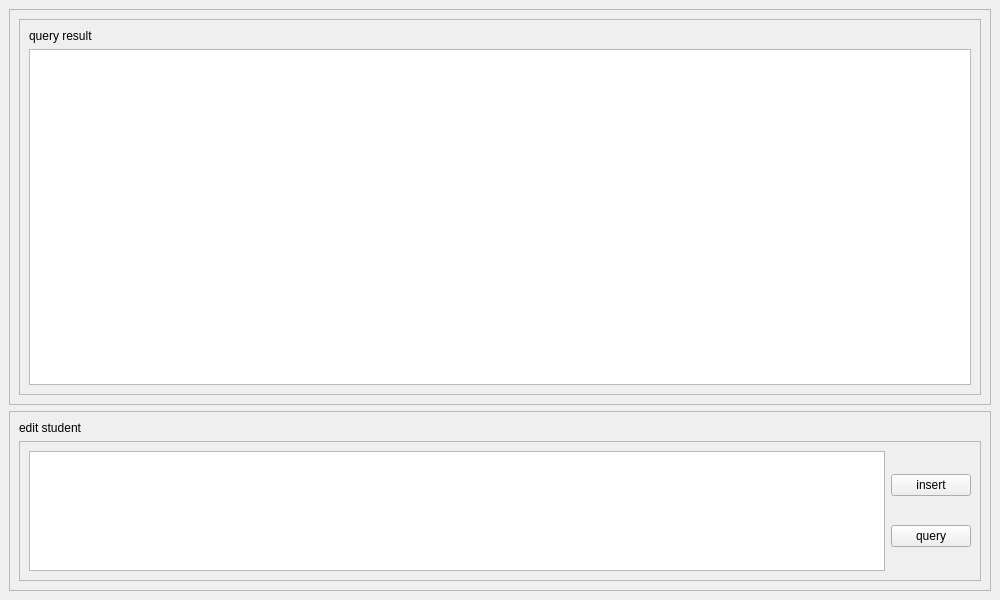
<?xml version="1.0" encoding="UTF-8"?>
<ui version="4.0">
 <class>MainWindow</class>
 <widget class="QMainWindow" name="MainWindow">
  <property name="geometry">
   <rect>
    <x>0</x>
    <y>0</y>
    <width>1000</width>
    <height>600</height>
   </rect>
  </property>
  <property name="sizePolicy">
   <sizepolicy hsizetype="Expanding" vsizetype="Preferred">
    <horstretch>0</horstretch>
    <verstretch>0</verstretch>
   </sizepolicy>
  </property>
  <property name="windowTitle">
   <string>MainWindow</string>
  </property>
  <widget class="QWidget" name="centralwidget">
   <property name="sizePolicy">
    <sizepolicy hsizetype="Expanding" vsizetype="Preferred">
     <horstretch>0</horstretch>
     <verstretch>0</verstretch>
    </sizepolicy>
   </property>
   <layout class="QVBoxLayout" name="verticalLayout">
    <item>
     <widget class="QFrame" name="frame">
      <property name="frameShape">
       <enum>QFrame::StyledPanel</enum>
      </property>
      <property name="frameShadow">
       <enum>QFrame::Raised</enum>
      </property>
      <layout class="QVBoxLayout" name="verticalLayout_2">
       <item>
        <widget class="QScrollArea" name="scrollArea">
         <property name="widgetResizable">
          <bool>true</bool>
         </property>
         <widget class="QWidget" name="scrollAreaWidgetContents">
          <property name="geometry">
           <rect>
            <x>0</x>
            <y>0</y>
            <width>960</width>
            <height>296</height>
           </rect>
          </property>
          <layout class="QVBoxLayout" name="verticalLayout_3">
           <item>
            <widget class="QLabel" name="label">
             <property name="text">
              <string>query result</string>
             </property>
            </widget>
           </item>
           <item>
            <widget class="QTableView" name="query_result_table">
             <property name="sizePolicy">
              <sizepolicy hsizetype="Expanding" vsizetype="Expanding">
               <horstretch>0</horstretch>
               <verstretch>0</verstretch>
              </sizepolicy>
             </property>
            </widget>
           </item>
          </layout>
         </widget>
        </widget>
       </item>
      </layout>
     </widget>
    </item>
    <item>
     <widget class="QFrame" name="frame_2">
      <property name="frameShape">
       <enum>QFrame::StyledPanel</enum>
      </property>
      <property name="frameShadow">
       <enum>QFrame::Raised</enum>
      </property>
      <layout class="QVBoxLayout" name="verticalLayout_4">
       <item>
        <widget class="QLabel" name="label_2">
         <property name="text">
          <string>edit student</string>
         </property>
        </widget>
       </item>
       <item>
        <widget class="QFrame" name="frame_3">
         <property name="frameShape">
          <enum>QFrame::StyledPanel</enum>
         </property>
         <property name="frameShadow">
          <enum>QFrame::Raised</enum>
         </property>
         <layout class="QHBoxLayout" name="horizontalLayout_2">
          <item>
           <widget class="QTableView" name="edit_table">
            <property name="sizePolicy">
             <sizepolicy hsizetype="Expanding" vsizetype="Minimum">
              <horstretch>0</horstretch>
              <verstretch>0</verstretch>
             </sizepolicy>
            </property>
            <property name="minimumSize">
             <size>
              <width>0</width>
              <height>120</height>
             </size>
            </property>
           </widget>
          </item>
          <item>
           <layout class="QVBoxLayout" name="verticalLayout_5">
            <item>
             <widget class="QPushButton" name="insert_btn">
              <property name="text">
               <string>insert</string>
              </property>
             </widget>
            </item>
            <item>
             <widget class="QPushButton" name="query_btn">
              <property name="text">
               <string>query</string>
              </property>
             </widget>
            </item>
           </layout>
          </item>
         </layout>
        </widget>
       </item>
      </layout>
     </widget>
    </item>
    <item>
     <layout class="QHBoxLayout" name="horizontalLayout">
      <property name="spacing">
       <number>20</number>
      </property>
      <property name="leftMargin">
       <number>30</number>
      </property>
      <property name="rightMargin">
       <number>30</number>
      </property>
     </layout>
    </item>
   </layout>
  </widget>
 </widget>
 <resources/>
 <connections/>
</ui>
